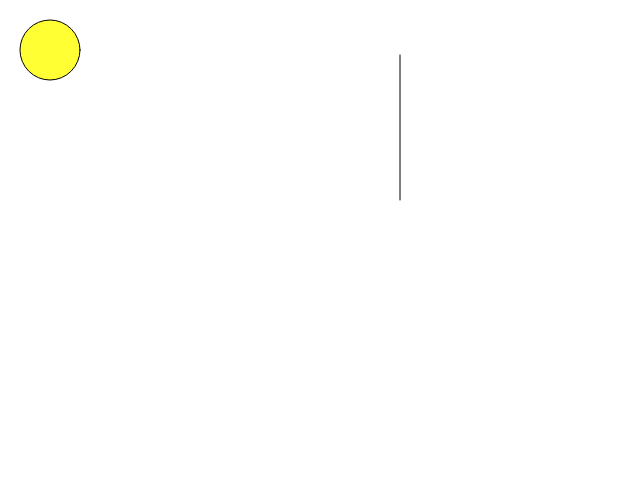
Frame 1 (no input)
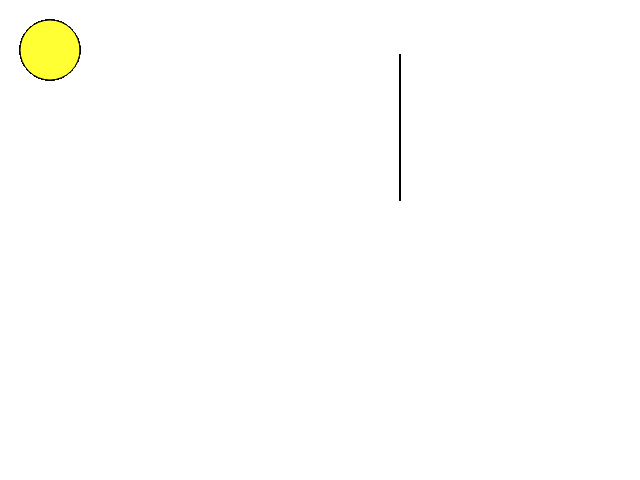
Frame 60 (no input)
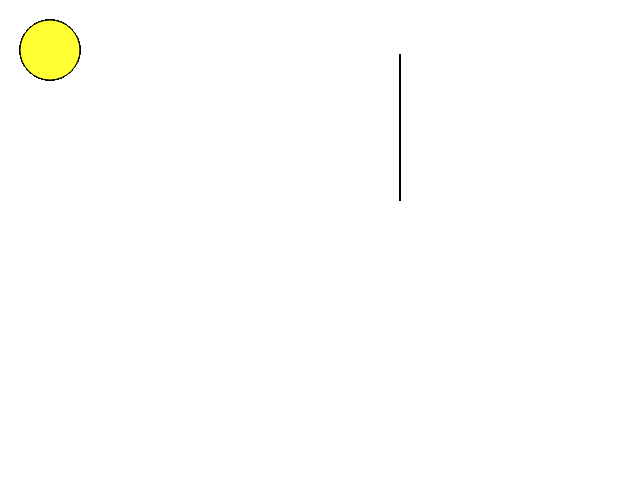
Frame 120 (the mouse pressed at the canvas centre since frame 60)

The p5.js sketch that drew these frames (run headless with seeded random() and noise() and a simulated clock; from frame 60 on, the mouse is pressed at the canvas centre):

// p5.js sketch
// ── sketch.js
function circle(x, y, diameter) {
  ellipse(x,y,diameter,diameter);
}

function draw() {
  fill(255,255,51);
  ellipse(50, 50, 60, 60);
  line(400,200,400,55);
    
} 
function setup() {
  createCanvas(640,480);
}
